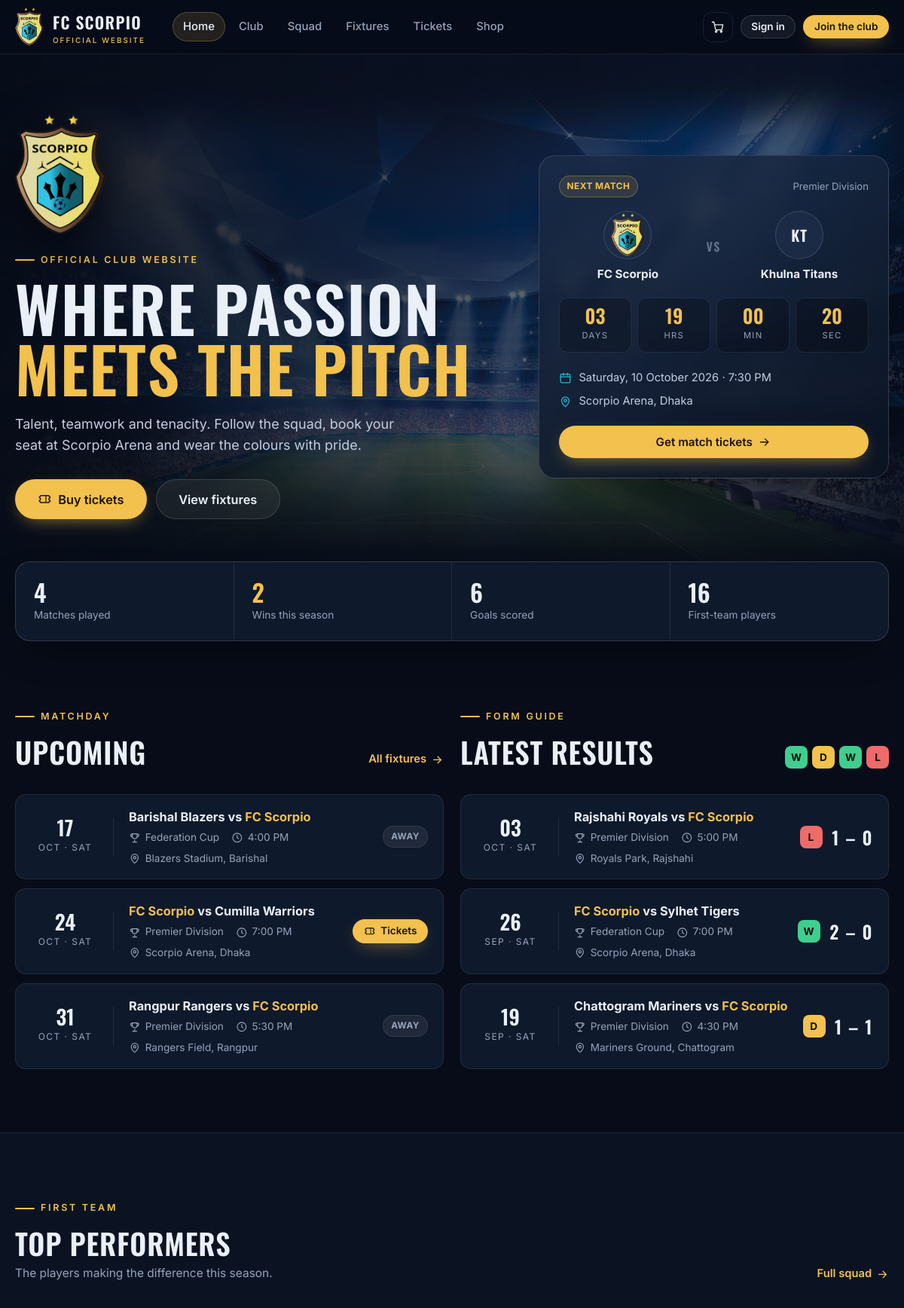
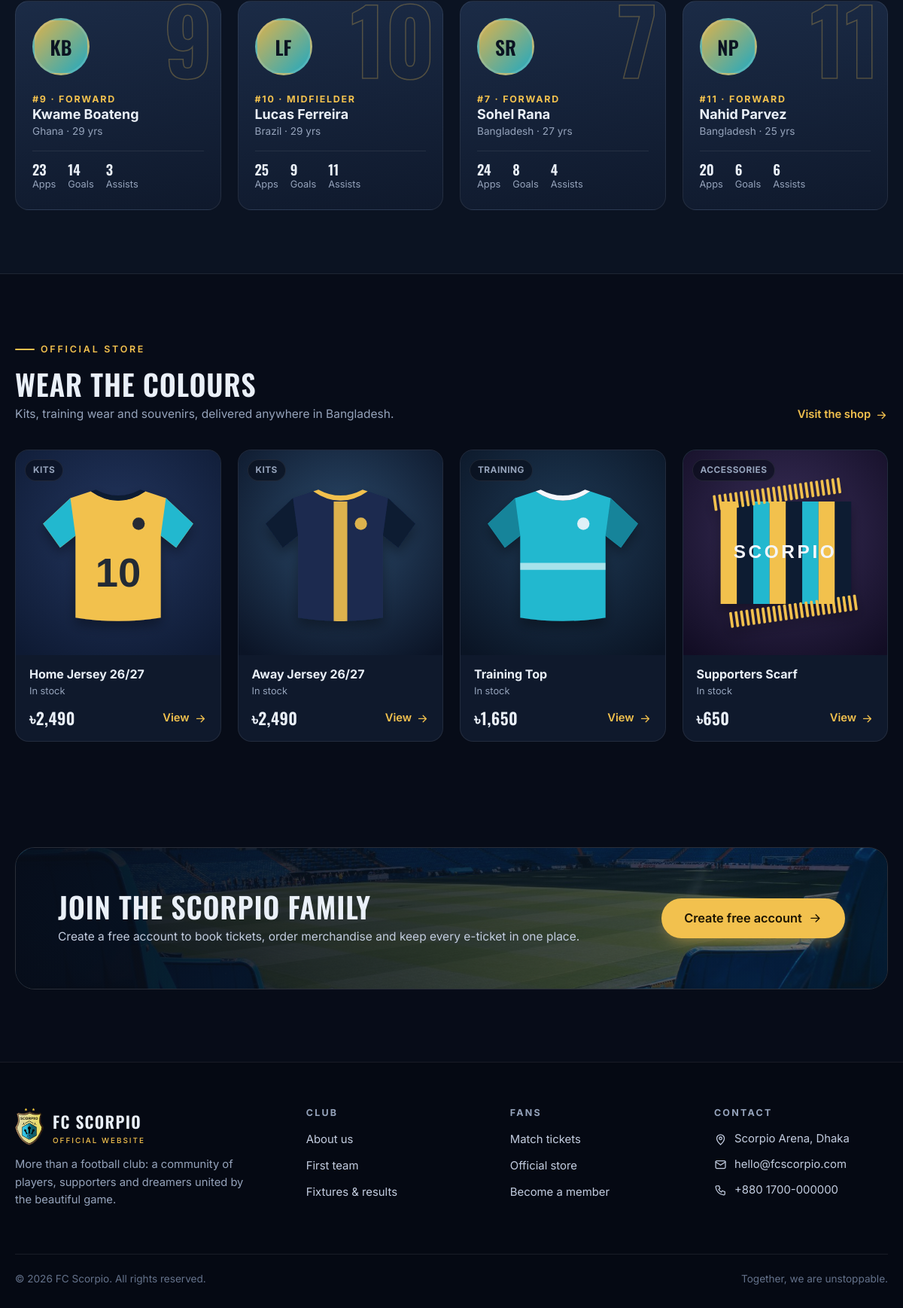
The page / on the database its author committed (2 pictures, top to bottom).
### tables this page shows
CREATE TABLE fixtures (
    id            INT UNSIGNED AUTO_INCREMENT PRIMARY KEY,
    opponent      VARCHAR(100) NOT NULL,
    competition   VARCHAR(80)  NOT NULL DEFAULT 'Premier Division',
    venue         VARCHAR(120) NOT NULL,
    is_home       TINYINT(1)   NOT NULL DEFAULT 1,
    kickoff       DATETIME     NOT NULL,
    status        ENUM('scheduled','finished','postponed') NOT NULL DEFAULT 'scheduled',
    goals_for     TINYINT UNSIGNED NULL,
    goals_against TINYINT UNSIGNED NULL,
    created_at    TIMESTAMP NOT NULL DEFAULT CURRENT_TIMESTAMP,
    INDEX idx_kickoff (kickoff)
);

CREATE TABLE players (
    id            INT UNSIGNED AUTO_INCREMENT PRIMARY KEY,
    name          VARCHAR(100) NOT NULL,
    position      ENUM('Goalkeeper','Defender','Midfielder','Forward') NOT NULL,
    jersey_number TINYINT UNSIGNED NOT NULL UNIQUE,
    date_of_birth DATE NULL,
    nationality   VARCHAR(60) NOT NULL DEFAULT 'Bangladesh',
    appearances   SMALLINT UNSIGNED NOT NULL DEFAULT 0,
    goals         SMALLINT UNSIGNED NOT NULL DEFAULT 0,
    assists       SMALLINT UNSIGNED NOT NULL DEFAULT 0,
    photo         VARCHAR(255) NULL,
    is_captain    TINYINT(1) NOT NULL DEFAULT 0,
    created_at    TIMESTAMP NOT NULL DEFAULT CURRENT_TIMESTAMP
);

CREATE TABLE products (
    id          INT UNSIGNED AUTO_INCREMENT PRIMARY KEY,
    name        VARCHAR(120) NOT NULL,
    category    ENUM('Kits','Training','Accessories','Souvenirs') NOT NULL DEFAULT 'Accessories',
    description TEXT NULL,
    price       DECIMAL(10,2) NOT NULL,
    stock       INT UNSIGNED  NOT NULL DEFAULT 0,
    image       VARCHAR(255) NULL,
    is_active   TINYINT(1) NOT NULL DEFAULT 1,
    created_at  TIMESTAMP NOT NULL DEFAULT CURRENT_TIMESTAMP
);

### index.php (the view, shortened to what the rows shown need)
<?php
require __DIR__ . '/includes/bootstrap.php';
$nextMatch = db_one(
    "SELECT f.*, EXISTS(SELECT 1 FROM ticket_types t WHERE t.fixture_id = f.id) AS has_tickets
     FROM fixtures f WHERE f.status = 'scheduled' AND f.kickoff > NOW() ORDER BY f.kickoff LIMIT 1"
);
$upcoming = db_all(
    "SELECT f.*, EXISTS(SELECT 1 FROM ticket_types t WHERE t.fixture_id = f.id) AS has_tickets
     FROM fixtures f WHERE f.status = 'scheduled' AND f.kickoff > NOW() ORDER BY f.kickoff LIMIT 1, 3"
);
$results = db_all("SELECT * FROM fixtures WHERE status = 'finished' ORDER BY kickoff DESC LIMIT 5");
$topPlayers = db_all('SELECT * FROM players ORDER BY goals DESC, assists DESC LIMIT 4');
$products   = db_all('SELECT * FROM products WHERE is_active = 1 ORDER BY stock = 0, created_at DESC, id LIMIT 4');
require __DIR__ . '/partials/header.php';
?>
<section class="hero">
    <div class="container hero-grid">
        <div>
            <h1>Where passion<span>meets the pitch</span></h1>
        </div>
        <?php if ($nextMatch): ?>
        <aside class="match-card" aria-label="Next match">
            <div class="label">
                <span class="pill pill-gold">Next match</span>
                <span><?= e($nextMatch['competition']) ?></span>
            </div>
            <div class="teams">
                <?php
                $us   = '<div class="team-badge"><img src="' . asset('img/crest.png') . '" alt=""></div><div class="team-name">FC Scorpio</div>';
                $them = '<div class="team-badge">' . e(initials($nextMatch['opponent'])) . '</div><div class="team-name">' . e($nextMatch['opponent']) . '</div>';
                ?>
                <div><?= $nextMatch['is_home'] ? $us : $them ?></div>
                <div class="vs">VS</div>
                <div><?= $nextMatch['is_home'] ? $them : $us ?></div>
            </div>
            <div class="countdown" data-kickoff="<?= e(date('c', strtotime($nextMatch['kickoff']))) ?>">
                <div><strong data-unit="d">00</strong><span>Days</span></div>
                <div><strong data-unit="h">00</strong><span>Hrs</span></div>
                <div><strong data-unit="m">00</strong><span>Min</span></div>
                <div><strong data-unit="s">00</strong><span>Sec</span></div>
            </div>
            <div class="meta-list">
                <div><?= icon('calendar') ?> <?= fmt_date($nextMatch['kickoff'], 'l, j F Y') ?> · <?= fmt_time($nextMatch['kickoff']) ?></div>
                <div><?= icon('pin') ?> <?= e($nextMatch['venue']) ?></div>
            </div>
            <?php if ($nextMatch['has_tickets']): ?>
                <a class="btn btn-primary btn-block" href="<?= url('tickets.php#fixture-' . (int) $nextMatch['id']) ?>">Get match tickets <?= icon('arrow') ?></a>
            <?php else: ?>
                <a class="btn btn-ghost btn-block" href="<?= url('fixtures.php') ?>">Full schedule <?= icon('arrow') ?></a>
            <?php endif; ?>
        </aside>
        <?php endif; ?>
    </div>
</section>
<section class="section">
    <div class="container grid grid-2" style="align-items:start">
        <div>
            <div class="section-head">
                <div><div class="eyebrow">Matchday</div><h2>Upcoming</h2></div>
            </div>
            <div class="fixture-list">
                <?php foreach ($upcoming as $f) { require __DIR__ . '/partials/fixture_row.php'; } ?>
            </div>
        </div>
        <div>
            <div class="section-head">
                <div><div class="eyebrow">Form guide</div><h2>Latest results</h2></div>
                <div class="form-guide">
                    <?php foreach (array_reverse($results) as $r): $o = match_outcome($r); ?>
                        <span class="result-badge <?= $o[1] ?>" title="<?= e($r['opponent']) ?>"><?= $o[0] ?></span>
                    <?php endforeach; ?>
                </div>
            </div>
            <div class="fixture-list">
                <?php foreach (array_slice($results, 0, 3) as $f) { require __DIR__ . '/partials/fixture_row.php'; } ?>
            </div>
        </div>
    </div>
</section>
<section class="section section-alt">
    <div class="container">
        <div class="section-head">
            <div><div class="eyebrow">First team</div><h2>Top performers</h2><p>The players making the difference this season.</p></div>
        </div>
        <div class="grid grid-4">
            <?php foreach ($topPlayers as $pl) { require __DIR__ . '/partials/player_card.php'; } ?>
        </div>
    </div>
</section>
<section class="section">
    <div class="container">
        <div class="section-head">
            <div><div class="eyebrow">Official store</div><h2>Wear the colours</h2><p>Kits, training wear and souvenirs, delivered anywhere in Bangladesh.</p></div>
        </div>
        <div class="grid grid-4">
            <?php foreach ($products as $p) { require __DIR__ . '/partials/product_card.php'; } ?>
        </div>
    </div>
</section>
<section class="section-tight">
    <div class="container">
        <div class="cta-band">
            <div>
                <h2>Join the Scorpio family</h2>
            </div>
        </div>
    </div>
</section>
<?php require __DIR__ . '/partials/footer.php'; ?>

### includes/icons.php (shortened to what the rows shown need)
<?php
function icon(string $name, string $class = ''): string
{
    $svg = $paths[$name] ?? $paths['info'];
    return '<svg class="icon ' . e($class) . '" viewBox="0 0 24 24" fill="none" stroke="currentColor" stroke-width="1.8" stroke-linecap="round" stroke-linejoin="round" aria-hidden="true">' . $svg . '</svg>';
}

### partials/fixture_row.php
<?php
$outcome = match_outcome($f);
$home = $f['is_home'] ? '<span class="us">FC Scorpio</span> vs ' . e($f['opponent']) : e($f['opponent']) . ' vs <span class="us">FC Scorpio</span>';
?>
<article class="fixture">
    <div class="date">
        <strong><?= date('d', strtotime($f['kickoff'])) ?></strong>
        <span><?= date('M · D', strtotime($f['kickoff'])) ?></span>
    </div>
    <div>
        <div class="teams-line"><?= $home ?></div>
        <div class="sub">
            <span><?= icon('trophy') ?><?= e($f['competition']) ?></span>
            <span><?= icon('clock') ?><?= fmt_time($f['kickoff']) ?></span>
            <span><?= icon('pin') ?><?= e($f['venue']) ?></span>
        </div>
    </div>
    <div>
        <?php if ($outcome): ?>
            <div class="score">
                <span class="result-badge <?= $outcome[1] ?>"><?= $outcome[0] ?></span>
                <?= $f['is_home'] ? (int) $f['goals_for'] . ' – ' . (int) $f['goals_against'] : (int) $f['goals_against'] . ' – ' . (int) $f['goals_for'] ?>
            </div>
        <?php elseif ($f['status'] === 'postponed'): ?>
            <span class="pill pill-red">Postponed</span>
        <?php elseif (!empty($f['has_tickets'])): ?>
            <a class="btn btn-primary btn-sm" href="<?= url('tickets.php#fixture-' . (int) $f['id']) ?>"><?= icon('ticket') ?> Tickets</a>
        <?php else: ?>
            <span class="pill"><?= $f['is_home'] ? 'Home' : 'Away' ?></span>
        <?php endif; ?>
    </div>
</article>

### partials/player_card.php (shortened to what the rows shown need)
<article class="player-card">
    <span class="num"><?= (int) $pl['jersey_number'] ?></span>
    <div class="photo">
        <?php if ($photo = player_photo($pl['photo'])): ?>
            <img src="<?= e($photo) ?>" alt="<?= e($pl['name']) ?>">
        <?php else: ?>
            <?= e(initials($pl['name'])) ?>
        <?php endif; ?>
    </div>
    <span class="pos">#<?= (int) $pl['jersey_number'] ?> · <?= e($pl['position']) ?></span>
    <h3><?= e($pl['name']) ?></h3>
    <span class="muted" style="font-size:.85rem"><?= e($pl['nationality']) ?><?= ($age = age_from($pl['date_of_birth'])) ? ' · ' . $age . ' yrs' : '' ?></span>
    <div class="pstats">
        <div><strong><?= (int) $pl['appearances'] ?></strong>Apps</div>
        <div><strong><?= (int) $pl['goals'] ?></strong>Goals</div>
        <div><strong><?= (int) $pl['assists'] ?></strong>Assists</div>
    </div>
</article>

### partials/product_card.php (shortened to what the rows shown need)
<a class="product-card" href="<?= url('product.php?id=' . (int) $p['id']) ?>">
    <div class="thumb">
        <img src="<?= e(product_image($p['image'])) ?>" alt="<?= e($p['name']) ?>" loading="lazy">
        <span class="pill"><?= e($p['category']) ?></span>
    </div>
    <div class="body">
        <h3><?= e($p['name']) ?></h3>
        <?php if ((int) $p['stock'] === 0): ?>
            <span class="stock-out">Sold out</span>
        <?php elseif ((int) $p['stock'] <= 10): ?>
            <span class="stock-low">Only <?= (int) $p['stock'] ?> left</span>
        <?php else: ?>
            <span class="cat">In stock</span>
        <?php endif; ?>
        <div class="foot">
            <span class="price"><?= money($p['price']) ?></span>
            <span class="link-arrow">View <?= icon('arrow') ?></span>
        </div>
    </div>
</a>

### rows shown on the page
fixtures: competition "Premier Division", opponent "KT", opponent "Khulna Titans", kickoff "Saturday, 10 October 2026", kickoff "7:30 PM", venue "Scorpio Arena, Dhaka"
fixtures: kickoff "17", kickoff "OCT · SAT", opponent "Barishal Blazers", competition "Federation Cup", kickoff "4:00 PM", venue "Blazers Stadium, Barishal", status "AWAY"
fixtures: kickoff "24", kickoff "OCT · SAT", opponent "Cumilla Warriors", competition "Premier Division", kickoff "7:00 PM", venue "Scorpio Arena, Dhaka"
fixtures: kickoff "31", kickoff "OCT · SAT", opponent "Rangpur Rangers", competition "Premier Division", kickoff "5:30 PM", venue "Rangers Field, Rangpur", status "AWAY"
fixtures: goals_for+goals_against "W"
fixtures: goals_for+goals_against "D", kickoff "19", kickoff "SEP · SAT", opponent "Chattogram Mariners", competition "Premier Division", kickoff "4:30 PM", venue "Mariners Ground, Chattogram", goals_against "1", goals_for "1"
fixtures: goals_for+goals_against "W", kickoff "26", kickoff "SEP · SAT", opponent "Sylhet Tigers", competition "Federation Cup", kickoff "7:00 PM", venue "Scorpio Arena, Dhaka", goals_for "2", goals_against "0"
fixtures: goals_for+goals_against "L", kickoff "03", kickoff "OCT · SAT", opponent "Rajshahi Royals", competition "Premier Division", kickoff "5:00 PM", venue "Royals Park, Rajshahi", goals_against "1", goals_for "0"
players: name "KB", jersey_number "9", position "FORWARD", name "Kwame Boateng", nationality "Ghana", date_of_birth "29", appearances "23", goals "14", assists "3"
players: name "LF", jersey_number "10", position "MIDFIELDER", name "Lucas Ferreira", nationality "Brazil", date_of_birth "29", appearances "25", goals "9", assists "11"
players: name "SR", jersey_number "7", position "FORWARD", name "Sohel Rana", nationality "Bangladesh", date_of_birth "27", appearances "24", goals "8", assists "4"
players: name "NP", jersey_number "11", position "FORWARD", name "Nahid Parvez", nationality "Bangladesh", date_of_birth "25", appearances "20", goals "6", assists "6"
products: image (picture), category "KITS", name "Home Jersey 26/27", stock "In stock", price "৳2,490"
products: image (picture), category "KITS", name "Away Jersey 26/27", stock "In stock", price "৳2,490"
products: image (picture), category "TRAINING", name "Training Top", stock "In stock", price "৳1,650"
products: image (picture), category "ACCESSORIES", name "Supporters Scarf", stock "In stock", price "৳650"

### other values the page prints
$label "Home"
$label "Club"
$label "Squad"
$label "Fixtures"
$label "Tickets"
$label "Shop"
$record['played'] "4"
$record['won'] "2"
$record['scored'] "6"
$squadSize "16"
